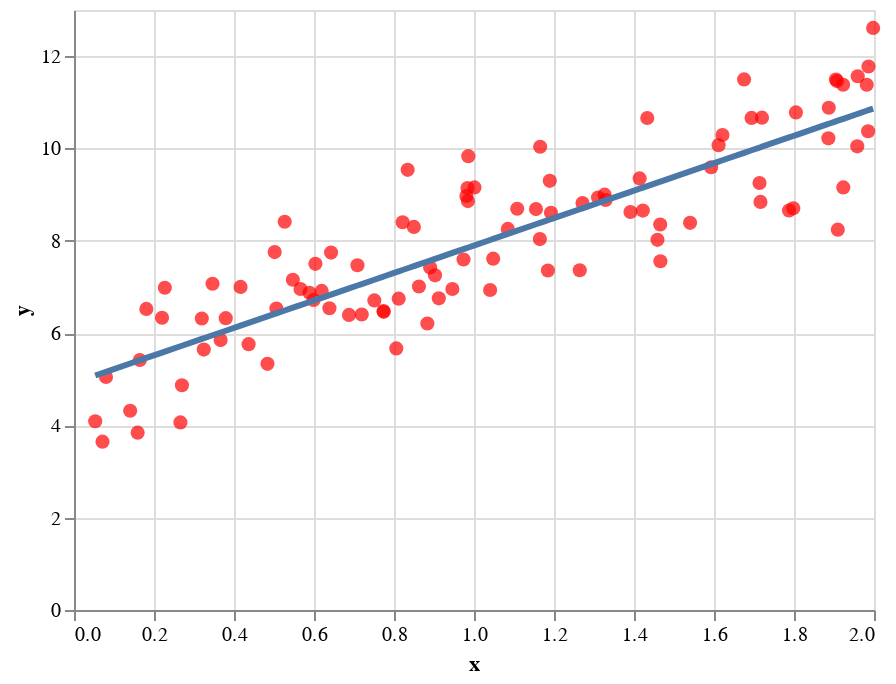

Notebook code cell kept with this figure:
### Markdown cell above
The estimated parameters are $w_0 = 4.923$ and $w_1 = 2.97$ that are close enough to $w_0=5$ and $w_1=3$. Let's plot the line.

### Code cell
y_predicted = w_0 + w_1 * X
line = make_line_plot(X,y_predicted)

#show the charts
origin_chart + line

### Figure 1 — Vega-Lite specification as saved in the notebook (floating-point values rounded to 4 significant figures)
{"config": {"view": {"continuousWidth": 400, "continuousHeight": 300}}, "layer": [{"data": {"name": "data-d77d4f31777d11718b31df3feb164da9"}, "mark": {"type": "point", "color": "red", "filled": true, "size": 50}, "encoding": {"x": {"type": "quantitative", "field": "x"}, "y": {"type": "quantitative", "field": "y"}}}, {"data": {"name": "data-fe04dd34dbf1c590d7ac876197c4c736"}, "mark": {"type": "line", "size": 3}, "encoding": {"x": {"type": "quantitative", "field": "x"}, "y": {"type": "quantitative", "field": "y"}}}], "$schema": "https://vega.github.io/schema/vega-lite/v4.0.2.json", "datasets": {"data-d77d4f31777d11718b31df3feb164da9": [{"x": 0.8058, "y": 5.668}, {"x": 0.7086, "y": 7.468}, {"x": 1.001, "y": 9.157}, {"x": 0.8904, "y": 7.419}, {"x": 0.1809, "y": 6.524}, {"x": 0.5471, "y": 7.156}, {"x": 1.887, "y": 10.88}, {"x": 0.05309, "y": 4.089}, {"x": 0.08, "y": 5.05}, {"x": 0.5663, "y": 6.954}, {"x": 1.165, "y": 8.036}, {"x": 1.982, "y": 11.38}, {"x": 1.985, "y": 10.37}, {"x": 1.986, "y": 11.78}, {"x": 0.2201, "y": 6.333}, {"x": 1.329, "y": 8.882}, {"x": 1.048, "y": 7.613}, {"x": 0.3463, "y": 7.069}, {"x": 1.886, "y": 10.22}, {"x": 0.4837, "y": 5.333}, {"x": 1.998, "y": 12.61}, {"x": 1.165, "y": 10.04}, {"x": 0.3666, "y": 5.848}, {"x": 0.7737, "y": 6.479}, {"x": 0.3793, "y": 6.323}, {"x": 0.8215, "y": 8.402}, {"x": 1.189, "y": 9.299}, {"x": 1.433, "y": 10.66}, {"x": 0.9738, "y": 7.595}, {"x": 0.6192, "y": 6.913}, {"x": 1.155, "y": 8.687}, {"x": 0.8834, "y": 6.207}, {"x": 0.7194, "y": 6.402}, {"x": 0.6427, "y": 7.744}, {"x": 0.4164, "y": 7.0}, {"x": 0.9025, "y": 7.252}, {"x": 0.9837, "y": 9.141}, {"x": 1.798, "y": 8.704}, {"x": 1.459, "y": 8.02}, {"x": 1.54, "y": 8.388}, {"x": 0.7509, "y": 6.708}, {"x": 0.6875, "y": 6.394}, {"x": 1.31, "y": 8.938}, {"x": 1.422, "y": 8.653}, {"x": 0.2271, "y": 6.981}, {"x": 0.2661, "y": 4.065}, {"x": 0.9121, "y": 6.753}, {"x": 0.3195, "y": 6.316}, {"x": 1.923, "y": 9.156}, {"x": 1.675, "y": 11.5}, {"x": 1.04, "y": 6.933}, {"x": 0.4365, "y": 5.76}, {"x": 0.2698, "y": 4.869}, {"x": 1.958, "y": 10.05}, {"x": 1.414, "y": 9.351}, {"x": 1.72, "y": 10.67}, {"x": 0.7743, "y": 6.461}, {"x": 0.5017, "y": 7.754}, {"x": 0.5989, "y": 6.717}, {"x": 1.714, "y": 9.252}, {"x": 0.946, "y": 6.956}, {"x": 1.327, "y": 8.998}, {"x": 1.611, "y": 10.07}, {"x": 0.506, "y": 6.531}, {"x": 0.1591, "y": 3.842}, {"x": 1.466, "y": 8.352}, {"x": 1.923, "y": 11.38}, {"x": 1.908, "y": 11.46}, {"x": 0.981, "y": 8.97}, {"x": 1.264, "y": 7.361}, {"x": 1.466, "y": 7.557}, {"x": 1.805, "y": 10.78}, {"x": 0.3245, "y": 5.642}, {"x": 0.8118, "y": 6.746}, {"x": 0.8342, "y": 9.537}, {"x": 1.391, "y": 8.623}, {"x": 0.8497, "y": 8.3}, {"x": 1.716, "y": 8.842}, {"x": 1.694, "y": 10.66}, {"x": 0.1404, "y": 4.317}, {"x": 0.6035, "y": 7.501}, {"x": 1.959, "y": 11.56}, {"x": 0.07125, "y": 3.647}, {"x": 0.9848, "y": 8.859}, {"x": 1.905, "y": 11.49}, {"x": 1.621, "y": 10.29}, {"x": 0.5887, "y": 6.875}, {"x": 1.192, "y": 8.606}, {"x": 0.8624, "y": 7.008}, {"x": 1.185, "y": 7.355}, {"x": 1.788, "y": 8.657}, {"x": 1.108, "y": 8.693}, {"x": 0.9857, "y": 9.834}, {"x": 0.6385, "y": 6.539}, {"x": 0.5267, "y": 8.412}, {"x": 1.085, "y": 8.257}, {"x": 0.1645, "y": 5.418}, {"x": 1.271, "y": 8.818}, {"x": 1.593, "y": 9.593}, {"x": 1.909, "y": 8.241}], "data-fe04dd34dbf1c590d7ac876197c4c736": [{"x": 0.8058, "y": 7.319}, {"x": 0.7086, "y": 7.03}, {"x": 1.001, "y": 7.901}, {"x": 0.8904, "y": 7.571}, {"x": 0.1809, "y": 5.461}, {"x": 0.5471, "y": 6.55}, {"x": 1.887, "y": 10.53}, {"x": 0.05309, "y": 5.081}, {"x": 0.08, "y": 5.161}, {"x": 0.5663, "y": 6.607}, {"x": 1.165, "y": 8.387}, {"x": 1.982, "y": 10.82}, {"x": 1.985, "y": 10.83}, {"x": 1.986, "y": 10.83}, {"x": 0.2201, "y": 5.578}, {"x": 1.329, "y": 8.875}, {"x": 1.048, "y": 8.04}, {"x": 0.3463, "y": 5.953}, {"x": 1.886, "y": 10.53}, {"x": 0.4837, "y": 6.362}, {"x": 1.998, "y": 10.86}, {"x": 1.165, "y": 8.389}, {"x": 0.3666, "y": 6.013}, {"x": 0.7737, "y": 7.224}, {"x": 0.3793, "y": 6.051}, {"x": 0.8215, "y": 7.366}, {"x": 1.189, "y": 8.46}, {"x": 1.433, "y": 9.185}, {"x": 0.9738, "y": 7.819}, {"x": 0.6192, "y": 6.764}, {"x": 1.155, "y": 8.358}, {"x": 0.8834, "y": 7.55}, {"x": 0.7194, "y": 7.062}, {"x": 0.6427, "y": 6.834}, {"x": 0.4164, "y": 6.161}, {"x": 0.9025, "y": 7.607}, {"x": 0.9837, "y": 7.848}, {"x": 1.798, "y": 10.27}, {"x": 1.459, "y": 9.261}, {"x": 1.54, "y": 9.503}, {"x": 0.7509, "y": 7.156}, {"x": 0.6875, "y": 6.968}, {"x": 1.31, "y": 8.819}, {"x": 1.422, "y": 9.152}, {"x": 0.2271, "y": 5.598}, {"x": 0.2661, "y": 5.714}, {"x": 0.9121, "y": 7.636}, {"x": 0.3195, "y": 5.873}, {"x": 1.923, "y": 10.64}, {"x": 1.675, "y": 9.905}, {"x": 1.04, "y": 8.017}, {"x": 0.4365, "y": 6.221}, {"x": 0.2698, "y": 5.726}, {"x": 1.958, "y": 10.75}, {"x": 1.414, "y": 9.128}, {"x": 1.72, "y": 10.04}, {"x": 0.7743, "y": 7.226}, {"x": 0.5017, "y": 6.415}, {"x": 0.5989, "y": 6.704}, {"x": 1.714, "y": 10.02}, {"x": 0.946, "y": 7.736}, {"x": 1.327, "y": 8.868}, {"x": 1.611, "y": 9.715}, {"x": 0.506, "y": 6.428}, {"x": 0.1591, "y": 5.396}, {"x": 1.466, "y": 9.281}, {"x": 1.923, "y": 10.64}, {"x": 1.908, "y": 10.6}, {"x": 0.981, "y": 7.84}, {"x": 1.264, "y": 8.683}, {"x": 1.466, "y": 9.283}, {"x": 1.805, "y": 10.29}, {"x": 0.3245, "y": 5.888}, {"x": 0.8118, "y": 7.337}, {"x": 0.8342, "y": 7.404}, {"x": 1.391, "y": 9.06}, {"x": 0.8497, "y": 7.45}, {"x": 1.716, "y": 10.03}, {"x": 1.694, "y": 9.961}, {"x": 0.1404, "y": 5.341}, {"x": 0.6035, "y": 6.718}, {"x": 1.959, "y": 10.75}, {"x": 0.07125, "y": 5.135}, {"x": 0.9848, "y": 7.852}, {"x": 1.905, "y": 10.59}, {"x": 1.621, "y": 9.744}, {"x": 0.5887, "y": 6.674}, {"x": 1.192, "y": 8.469}, {"x": 0.8624, "y": 7.488}, {"x": 1.185, "y": 8.447}, {"x": 1.788, "y": 10.24}, {"x": 1.108, "y": 8.218}, {"x": 0.9857, "y": 7.855}, {"x": 0.6385, "y": 6.822}, {"x": 0.5267, "y": 6.49}, {"x": 1.085, "y": 8.148}, {"x": 0.1645, "y": 5.412}, {"x": 1.271, "y": 8.704}, {"x": 1.593, "y": 9.66}, {"x": 1.909, "y": 10.6}]}}
